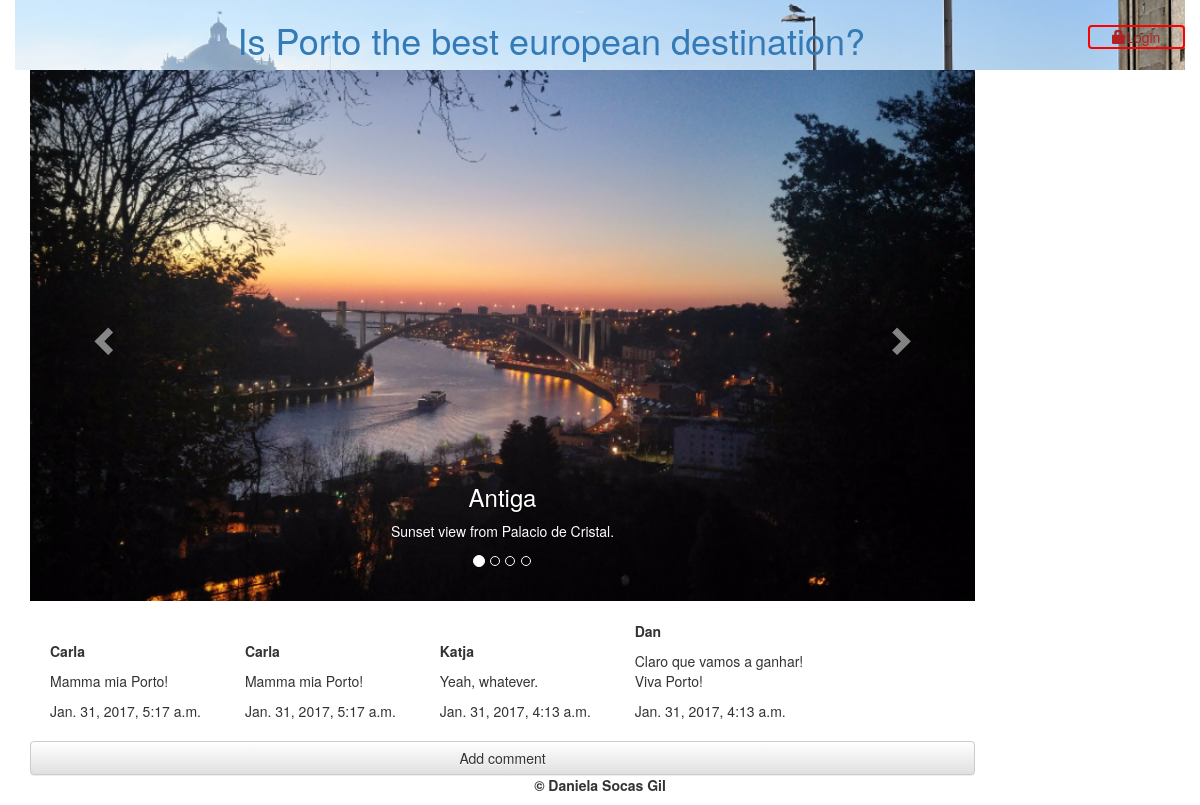
The app's page /, older data.
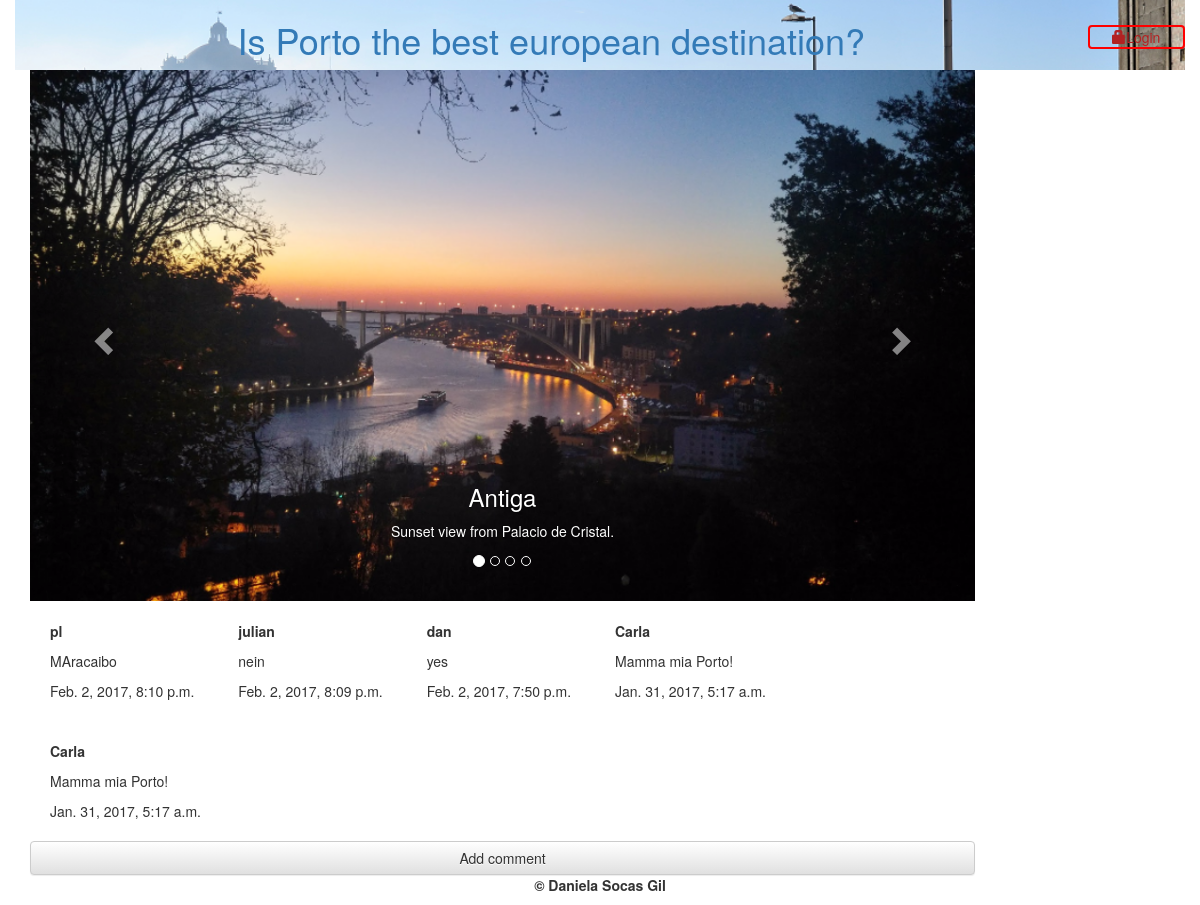
The same page, newer data.
### post/models.py (models this page shows, shortened)
class Comment(models.Model):
    author = models.CharField(max_length=50)
    email = models.EmailField(max_length=75)
    text = models.TextField()
    created_date = models.DateTimeField(default=timezone.now)

### post/views.py (the view)
# urls.py: url(r'^$', views.index, name='index'),
def index(request):
    lasts_comment_list = Comment.objects.order_by('-created_date')[:5]
    comment_list = Comment.objects.all()
    context = {'lasts_comment_list': lasts_comment_list}
    return render(request, 'post/index.html', context)

### post/templates/post/index.html (shortened to what this page needs)
{% extends 'post/base.html' %}
    {% block content %}
        <div id="myCarousel" class="carousel slide" data-ride="carousel">
          <ol class="carousel-indicators">
            <li data-target="#myCarousel" data-slide-to="0" class="active"></li>
            <li data-target="#myCarousel" data-slide-to="1"></li>
            <li data-target="#myCarousel" data-slide-to="2"></li>
            <li data-target="#myCarousel" data-slide-to="3"></li>
          </ol>
          <div class="carousel-inner" role="listbox">
            <div class="item active">
              <img src="static/images/carousel/porto.jpg" alt="Porto">
              <div class="carousel-caption">
                <h3>Antiga</h3>
                <p>Sunset view from Palacio de Cristal.</p>
              </div>
            </div>
          </div>
          <a class="left carousel-control" href="#myCarousel" role="button" data-slide="prev">
            <span class="glyphicon glyphicon-chevron-left" aria-hidden="true"></span>
          </a>
          <a class="right carousel-control" href="#myCarousel" role="button" data-slide="next">
            <span class="glyphicon glyphicon-chevron-right" aria-hidden="true"></span>
          </a>
        </div>
        {% for comment in lasts_comment_list %}
            <div class="comment">
                <strong>{{ comment.author }}</strong>
                <p>{{ comment.text|linebreaks }}</p>
                <div class="date">{{ comment.created_date }}</div>
            </div>
        {% empty %}
            <p>No comments here yet :(</p>
        {% endfor %}
        <a id="add" class="btn btn-default" href="{% url 'add_comment_to_post' %}">Add comment</a>
    {% endblock %}

Row changes from the older to the newer data that the page shows:
no longer on this page (row unchanged): Comment: author "Katja", text "Yeah, whatever.", created_date "Jan. 31, 2017, 4:13 a.m."
no longer on this page (row unchanged): Comment: author "Dan", text "Claro que vamos a ganhar! Viva Porto!", created_date "Jan. 31, 2017, 4:13 a.m."
added Comment: author "pl", text "MAracaibo", created_date "Feb. 2, 2017, 8:10 p.m."
added Comment: author "julian", text "nein", created_date "Feb. 2, 2017, 8:09 p.m."
added Comment: author "dan", text "yes", created_date "Feb. 2, 2017, 7:50 p.m."
